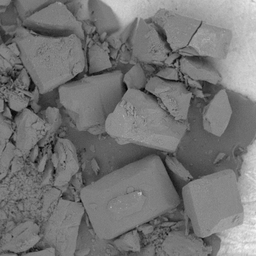
#> input picture azucar003.tif, 256 x 256 px, shrunk from 763 x 763 before the run
$ python ORB_SIFT.py
#> lines starting #> are read from the running program, lines starting #| are printed output that depends on the picture
"""
ORB-SIFT
Script que permite visualizar y obtener los puntos característicos a través de los algoritmos ORB y SIFT con 5 imágenes que han sido rotadas,
determinar corrimientos y generar Point Clouds.
Autor: José Gómez Mateus
Fecha: 12/02/2025
Contacto: https://github.com/jagomezmat
          email: jagomezmat@unal.edu.co
Licencia: "Uso restringido para estudio académico"
"""

#Importaciones
#-------------------------------------------------------------------------------------------------------------------------

from cmath import cos, pi
import math
import cv2
import numpy as np
from matplotlib import pyplot as plt
import open3d as o3d
import csv

img0=cv2.imread('azucar003.tif',0) #imagen central o de referencia
#> img0 is the input picture: shape (256, 256); min 0, max 244, mean 117.4
img1=cv2.imread('azucar000.tif',0) #imagen ángulo +10
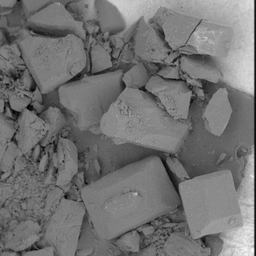
#> input picture azucar000.tif, 256 x 256 px, shrunk from 763 x 763 before the run
#> img1 is the input picture: shape (256, 256); min 0, max 252, mean 115
img2=cv2.imread('azucar006.tif',0) #imagen ángulo -10
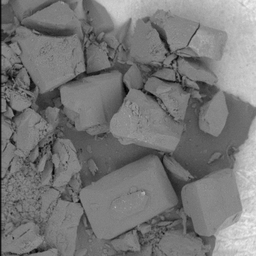
#> input picture azucar006.tif, 256 x 256 px, shrunk from 763 x 763 before the run
#> img2 is the input picture: shape (256, 256); min 1, max 243, mean 119.3
img3=cv2.imread('azucar001.tif',0) #imagen ángulo +5
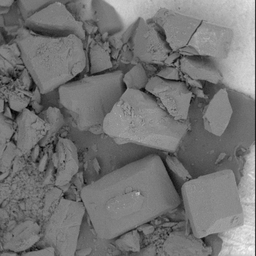
#> input picture azucar001.tif, 256 x 256 px, shrunk from 763 x 763 before the run
#> img3 is the input picture: shape (256, 256); min 0, max 249, mean 116.1
img4=cv2.imread('azucar005.tif',0) #imagen ángulo -5
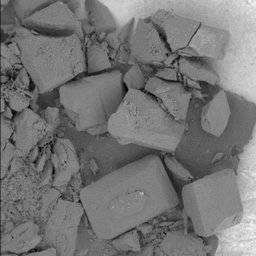
#> input picture azucar005.tif, 256 x 256 px, shrunk from 763 x 763 before the run
#> img4 is the input picture: shape (256, 256); min 0, max 248, mean 118.4
#-------------------------------------------------------------------------------------------------------------------------


#Definición de constantes y variables globales:
#-------------------------------------------------------------------------------------------------------------------------
# Umbrales de desplazamientos verticales y horizontales para los keypoints entre imágenes
vertical_threshold = 10 # Establece tu umbral de desplazamiento vertical aquí
horizontal_thresholdmax = 35  # Establece tu umbral de desplazamiento horizontal aquí
horizontal_thresholdmin=0  # Establece tu umbral de desplazamiento horizontal mínimo aquí
topz=100000 #establecer umbral de altura en z

#ángulos de rotación
angulo1 = 20 #ángulo de rotación completa entre  tres imágenes
theta1 = math.radians(angulo1) #pasar a radianes
phi1 = (math.pi/2 - theta1/2) #obtener ángulo para cálculo de profundidad

angulo2 = 10 #ángulo de rotación completa entre  tres imágenes
theta2 = math.radians(angulo2) #pasar a radianes
phi2 = (math.pi/2 - theta2/2) #obtener ángulo para cálculo de profundidad
#-------------------------------------------------------------------------------------------------------------------------


#Definición de funciones
#-------------------------------------------------------------------------------------------------------------------------
#Función con los métodos de detección de matches entre imágenes y sus parámetros
def create_detector(name):
    if name == "ORB":
        return cv2.ORB_create(nfeatures=50000, scaleFactor=1.1, nlevels=19)
    elif name == "SIFT":
        return cv2.SIFT_create(nfeatures=50000, nOctaveLayers=10, contrastThreshold=0.03, edgeThreshold=20, sigma=1.1)
    elif name == "KAZE":
        return cv2.KAZE_create()
    elif name == "AKAZE":
        return cv2.AKAZE_create()
    else:
        raise ValueError(f"Detector desconocido: {name}")

#Función para ejecutar el proceso de detección de matches
def process_images(img1, img2, detector, vertical_threshold, horizontal_thresholdmax, horizontal_thresholdmin, return_keypoints=False):
    kp1, des1 = detector.detectAndCompute(img1, None)
    kp2, des2 = detector.detectAndCompute(img2, None)

    if detector.__class__ in [cv2.ORB, cv2.AKAZE]:
        bf = cv2.BFMatcher(cv2.NORM_HAMMING, crossCheck=True)
    else:
        bf = cv2.BFMatcher(cv2.NORM_L2, crossCheck=True)

    matches = bf.match(des1, des2)
    filtered_matches = filter_matches_by_displacement(matches, kp1, kp2, vertical_threshold, horizontal_thresholdmax, horizontal_thresholdmin)#llamado a la función para filtrar

    if return_keypoints:
        return kp1, kp2, filtered_matches #permite obtener los kp si return_keypoints=True
    else:
        return filtered_matches

#Función para filtrar emparejamientos usando umbrales horizontales y verticales
def filter_matches_by_displacement(matches, kp1, kp2, vertical_threshold, horizontal_thresholdmax, horizontal_thresholdmin):
    """
    Filtra los emparejamientos basándose en umbrales de desplazamiento vertical y horizontal.

    :param matches: lista de emparejamientos obtenidos por BFMatcher.
    :param kp1: puntos clave de la primera imagen.
    :param kp2: puntos clave de la segunda imagen.
    :param vertical_threshold: umbral de desplazamiento vertical.
    :param horizontal_thresholdmax: umbral de desplazamiento horizontal.
    :return: lista filtrada de emparejamientos.
    """
    filtered_matches = []
    for match in matches:
        # Obtiene las posiciones x y y de los puntos clave emparejados
        y1, x1 = kp1[match.queryIdx].pt
        y2, x2 = kp2[match.trainIdx].pt

        # Comprueba si las diferencias verticales y horizontales son menores que los umbrales
        if abs(y1 - y2) < vertical_threshold and horizontal_thresholdmin<= abs(x1 - x2) < horizontal_thresholdmax:
            filtered_matches.append(match)

    return filtered_matches

#función para mostrar las imagenes con los matches
def show_matches(img1, img2, kp1, kp2, matches, title='Matches'):
    """
    Muestra las imágenes con los emparejamientos dibujados.

    :param img1: Primera imagen.
    :param img2: Segunda imagen.
    :param kp1: Puntos clave de la primera imagen.
    :param kp2: Puntos clave de la segunda imagen.
    :param matches: Emparejamientos a mostrar.
    :param title: Título de la ventana.
    """
    # Crear una máscara para mostrar solo los emparejamientos filtrados
    matches_mask = [1] * len(matches)

    # Dibujar los emparejamientos usando la máscara
    img_matches = cv2.drawMatches(img1, kp1, img2, kp2, matches, None, matchesMask=matches_mask)

    # Mostrar la imagen con emparejamientos
    cv2.imshow(title, img_matches)
    cv2.waitKey(0)
    cv2.destroyAllWindows()

#Función para guardar datos en csv
def save_to_csv(coords_dict, filename):
    with open(filename, 'w', newline='') as csvfile:
        csvwriter = csv.writer(csvfile)
        # Escribir encabezado
        csvwriter.writerow(['Combination', 'Image', 'X', 'Y'])

        # Recorrer el diccionario y escribir cada coordenada
        for combination, data in coords_dict.items():
            for img_name, coords in data.items():
                for x, y in coords:
                    csvwriter.writerow([str(combination), img_name, x, y])

#-------------------------------------------------------------------------------------------------------------------------

# Definir las imágenes y sus combinaciones
images = [img0, img1, img2, img3, img4] #img0 siempre será la imagen de referencia
combinations = [(0, 1), (0, 2), (1, 2),(0, 3), (0, 4), (3,4)] #solamente combinaciones de img0 a 1, 0 a 3 y de 1 a 2, el parámetro crossCheck=True hace que los emparejamientos sean reciprocos, por lo que no es necesario hacer de 1 a 2 y de 2 a 1

# Definir detectores
detectors = ["ORB","SIFT"]


# Procesar todas las combinaciones
for det_name in detectors:
    detector = create_detector(det_name)
    for idx1, idx2 in combinations:
        filtered_matches = process_images(images[idx1], images[idx2], detector, vertical_threshold, horizontal_thresholdmax,horizontal_thresholdmin)
        print(f"Number of filtered {det_name} matches between Image {idx1} and Image {idx2}: {len(filtered_matches)}")
#> this loop made 2 passes


#visualizar UNICAMENTE los keypoints de los emparejamientos filtrados
#crear diccionarios para guardar las coordenadas de los keypoints emparejados en las imagenes
orb_coords = {}
sift_coords = {}
sum_methods_coords = {}


for det_name in detectors:
    detector = create_detector(det_name)
    for idx1, idx2 in combinations:
        kp1, kp2, filtered_matches = process_images(images[idx1], images[idx2], detector, vertical_threshold, horizontal_thresholdmax, horizontal_thresholdmin, return_keypoints=True)

        # Filtrar los keypoints basados en los emparejamientos filtrados
        matched_kp1 = [kp1[match.queryIdx] for match in filtered_matches]
        matched_kp2 = [kp2[match.trainIdx] for match in filtered_matches]

        # Crear nuevos objetos DMatch con índices actualizados
        new_matches = [cv2.DMatch(i, i, match.distance) for i, match in enumerate(filtered_matches)]

        #Guardar coordenadas
        if det_name == "ORB":
            orb_coords[(idx1, idx2)] = {
                'image1': [kp.pt for kp in matched_kp1],
                'image2': [kp.pt for kp in matched_kp2]
            }
        elif det_name == "SIFT":
            sift_coords[(idx1, idx2)] = {
                'image1': [kp.pt for kp in matched_kp1],
                'image2': [kp.pt for kp in matched_kp2]
            }

        #para mostrar las imagenes con los emparejamientos filtrados, comentar para agilizar el proceso
        title = f"Filtered {det_name} matches between Image {idx1+1} and Image {idx2+1}"
        show_matches(images[idx1], images[idx2], matched_kp1, matched_kp2, new_matches, title)
#> this loop made 2 passes
#> pass 1, in show_matches (call 2), `img_matches = cv2.drawMatches(img1, kp1, img2, kp2, matches, None, mat..`:
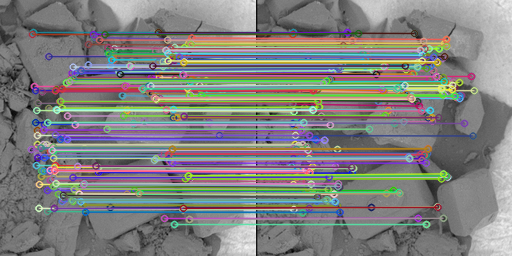
#> img_matches: shape (256, 512, 3); mean of channels 0, 1, 2 127.2, 128.9, 128.8; drawn as B, G, R
#> pass 1, in show_matches (call 3), `img_matches = cv2.drawMatches(img1, kp1, img2, kp2, matches, None, mat..`:
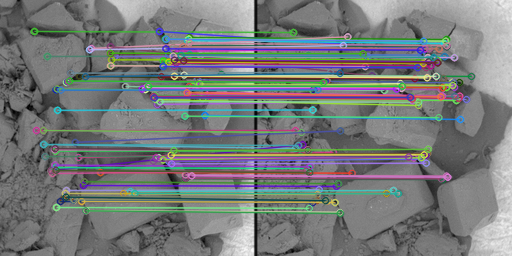
#> img_matches: shape (256, 512, 3); mean of channels 0, 1, 2 122.6, 122.2, 118.6; drawn as B, G, R
#> pass 1, in show_matches (call 4), `img_matches = cv2.drawMatches(img1, kp1, img2, kp2, matches, None, mat..`:
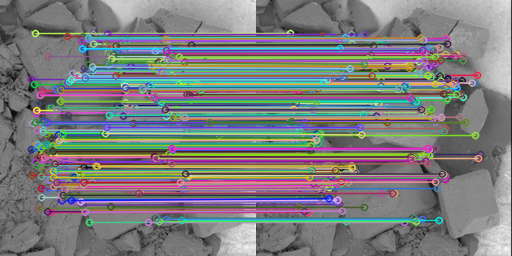
#> img_matches: shape (256, 512, 3); mean of channels 0, 1, 2 125.8, 125, 123.7; drawn as B, G, R
#> after the loop, orb_coords = 6 items; sift_coords = 6 items


# Combinar y filtrar coordenadas para cada combinación de imágenes
for (idx1, idx2) in combinations:
    # Combinar coordenadas de 'image1'
    combined_image1_coords = orb_coords[(idx1, idx2)]['image1'] + sift_coords[(idx1, idx2)]['image1']
    unique_image1_coords = list(set([tuple(coord) for coord in combined_image1_coords]))

    # Combinar coordenadas de 'image2'
    combined_image2_coords = orb_coords[(idx1, idx2)]['image2'] + sift_coords[(idx1, idx2)]['image2']
    unique_image2_coords = list(set([tuple(coord) for coord in combined_image2_coords]))

    # Guardar en el diccionario sum_methods_coords
    sum_methods_coords[(idx1, idx2)] = {
        'image1': unique_image1_coords,
        'image2': unique_image2_coords
    }
#> after the loop, sum_methods_coords = 6 items


# Guardar coordenadas de los emparejamientos de cada imagen y mostrar su cantidad con ORB y SIFT
#si se desean obtener las coordenadas emparejadas de la image_ref con la imagen 1 usando ORB, se haría así:
#coords_img2_with_img1_orb = orb_coords[(0, 1)]['image1']
#De manera similar, se desean obtener las coordenadas emparejadas de la image_ref con la imagen 2 usando SIFT:
#coords_img2_with_img3_sift = sift_coords[(0, 2)]['image1']

combinations_names = {
    (0, 1): ("imagen ref", "imagen 1"),
    (0, 2): ("imagen ref", "imagen 2"),
    (1, 2): ("imagen 1", "imagen 2"),
    (0, 3): ("imagen ref", "imagen 3"),
    (0, 4): ("imagen ref", "imagen 4"),
    (3, 4): ("imagen 3", "imagen 4")

}

def print_matched_coordinates(detector_name, coords_dict):
#> called with detector_name = 'ORB'
    for (idx1, idx2), names in combinations_names.items():
        num_coords_img1 = len(coords_dict[(idx1, idx2)]['image1'])
        num_coords_img2 = len(coords_dict[(idx1, idx2)]['image2'])
        print(f"Número de coordenadas emparejadas en {names[0]} con {names[1]} usando {detector_name}: {num_coords_img1}")
        print(f"Número de coordenadas emparejadas en {names[1]} con {names[0]} usando {detector_name}: {num_coords_img2}")
#> this loop made 6 passes
#> (num_coords_img1, num_coords_img2) on passes 1 to 6: (328, 328), (342, 342), (142, 142), (531, 531), (508, 508), (321, 321)
#| Número de coordenadas emparejadas en imagen ref con imagen 1 usando ORB: 328
#| Número de coordenadas emparejadas en imagen 1 con imagen ref usando ORB: 328
#| Número de coordenadas emparejadas en imagen ref con imagen 2 usando ORB: 342
#| Número de coordenadas emparejadas en imagen 2 con imagen ref usando ORB: 342
#| Número de coordenadas emparejadas en imagen 1 con imagen 2 usando ORB: 142
#| Número de coordenadas emparejadas en imagen 2 con imagen 1 usando ORB: 142
#| Número de coordenadas emparejadas en imagen ref con imagen 3 usando ORB: 531
#| Número de coordenadas emparejadas en imagen 3 con imagen ref usando ORB: 531
#| Número de coordenadas emparejadas en imagen ref con imagen 4 usando ORB: 508
#| Número de coordenadas emparejadas en imagen 4 con imagen ref usando ORB: 508
#> (further printed lines are left out)

print_matched_coordinates("ORB", orb_coords)
print_matched_coordinates("SIFT", sift_coords)
#> the loop in print_matched_coordinates (call 2), `for (idx1, idx2), names in combinations_names.items():` made 6 passes
#> (num_coords_img1, num_coords_img2) on passes 1 to 6: (1566, 1566), (1562, 1562), (749, 749), (2087, 2087), (2056, 2056), (1563, 1563)
#| Número de coordenadas emparejadas en imagen ref con imagen 1 usando SIFT: 1566
#| Número de coordenadas emparejadas en imagen 1 con imagen ref usando SIFT: 1566
#| Número de coordenadas emparejadas en imagen ref con imagen 2 usando SIFT: 1562
#| Número de coordenadas emparejadas en imagen 2 con imagen ref usando SIFT: 1562
#| Número de coordenadas emparejadas en imagen 1 con imagen 2 usando SIFT: 749
#| Número de coordenadas emparejadas en imagen 2 con imagen 1 usando SIFT: 749
#| Número de coordenadas emparejadas en imagen ref con imagen 3 usando SIFT: 2087
#| Número de coordenadas emparejadas en imagen 3 con imagen ref usando SIFT: 2087
#| Número de coordenadas emparejadas en imagen ref con imagen 4 usando SIFT: 2056
#| Número de coordenadas emparejadas en imagen 4 con imagen ref usando SIFT: 2056
#> (further printed lines are left out)
print_matched_coordinates("ORB+SIFT", sum_methods_coords)

# Guardar coordenadas en un archivo CSV
save_to_csv(orb_coords, 'coordinatesORB.csv')
#> the loop in save_to_csv, `for combination, data in coords_dict.items():` made 6 passes
#> combination on passes 1 to 6: (0, 1), (0, 2), (1, 2), (0, 3), (0, 4), (3, 4)
save_to_csv(sift_coords, 'coordinatesSIFT.csv')
#> the loop in save_to_csv (call 2), `for combination, data in coords_dict.items():` made 6 passes
save_to_csv(sum_methods_coords, 'coordinatesORB+SIFT.csv')

# Extraer coordenadas de los keypoints emparejados usando metod_coords:sift_coords, orb_coords
#0 es la imagen de referencia, img1 es la imagen de angulo positivo, img2 es la pareja de angulo negativo
# Función para obtener coordenadas emparejadas, 0 siempre debe ser la imagen de referencia
def extract_keypoint_coordinates(metod_coords, img1, img2):
#> called with img1 = 1, img2 = 2
    list_kpimg1_ref = np.array(metod_coords[(0, img1)]['image2'])
#> list_kpimg1_ref = 1566 pairs, first value 2.88 to 246.9, second value 3.35 to 252.9
    list_kpref_img1 = np.array(metod_coords[(0, img1)]['image1'])
#> list_kpref_img1 = 1566 pairs, first value 2.32 to 247.6, second value 3.1 to 252.9
    list_kpimg1_img2 = np.array(metod_coords[(img1, img2)]['image1'])
#> list_kpimg1_img2 = 749 pairs, first value 5.45 to 244, second value 5.82 to 252.4
    list_kpimg2_img1 = np.array(metod_coords[(img1, img2)]['image2'])
#> list_kpimg2_img1 = 749 pairs, first value 6.03 to 237.9, second value 2.42 to 252.4
    return list_kpimg1_ref, list_kpref_img1, list_kpimg1_img2, list_kpimg2_img1

# Función para calcular corrimientos
def calculate_shifts(coords1, coords2):
    return coords2 - coords1

def add_points_to_matrix(img1_img2_coords, img1_ref_coords, ref_img1_coords, shifts, phi, matrix=None):
    if matrix is None:
        matrix = []

    for i in range(len(img1_img2_coords)):
        for j in range(len(img1_ref_coords)):
            if (img1_img2_coords[i,0] == img1_ref_coords[j,0]) and (img1_img2_coords[i,1] == img1_ref_coords[j,1]) and (-10 < shifts[i,1] < 10):
                xp = ref_img1_coords[j,0]
                yp = ref_img1_coords[j,1]
                DeltaX = shifts[i,0]
                zp = (DeltaX/2) / math.cos(phi)
                if abs(zp.real) <= topz: # filtro sobre las altura z
                    matrix.append((xp, yp, zp.real))
    return matrix

#Iniciar matriz donde se van a guardar los points clouds
points = []

# Con método SIFT
# Coordenadas emparejadas entre imgref, img1 e img2
list_kp1_ref, list_kpref_1, list_kp1_2, list_kp2_1= extract_keypoint_coordinates(sift_coords, 1, 2)
#> list_kp1_ref has the same summary as list_kpimg1_ref in extract_keypoint_coordinates; list_kpref_1 has the same summary as list_kpref_img1 in extract_keypoint_coordinates; list_kp1_2 has the same summary as list_kpimg1_img2 in extract_keypoint_coordinates; list_kp2_1 has the same summary as list_kpimg2_img1 in extract_keypoint_coordinates
# Calcular corrimientos entre img1 e img2
Corrimientos1a2 = calculate_shifts(list_kp1_2, list_kp2_1)
#> Corrimientos1a2 = 749 pairs, first value -9.95 to 9.74, second value -28.12 to 31.49
# Añadir puntos a la matriz principal para las imágenes 1 y 2
points = add_points_to_matrix(list_kp1_2, list_kp1_ref, list_kpref_1, Corrimientos1a2, phi1, matrix=points)
#> after the loop in add_points_to_matrix, `for i in range(len(img1_img2_coords)):`: matrix = 636 items, first 6: (5.39, 94.56, 6.38), (7.99, 94.81, -0.516), (8.07, 97.06, 5.05), (8.96, 136.5, -4.65), (10.27, 236.3, -2.19), (10.68, 131.1, -7.41)
#> points has the same summary as matrix in add_points_to_matrix

# Coordenadas emparejadas entre imgref, img3 e img4
list_kp3_ref, list_kpref_3, list_kp3_4, list_kp4_3= extract_keypoint_coordinates(orb_coords, 3, 4)
#> list_kp3_ref = 531 pairs, first value 32 to 224, second value 33 to 222; list_kpref_3 = 531 pairs, first value 31 to 224, second value 33 to 222; list_kp3_4 = 321 pairs, first value 32 to 221.1, second value 32 to 218.9; list_kp4_3 = 321 pairs, first value 34 to 218, second value 32 to 217.8
# Calcular corrimientos entre img3 e img4
Corrimientos3a4 = calculate_shifts(list_kp3_4, list_kp4_3)
#> Corrimientos3a4 = 321 pairs, first value -5.3 to 7.26, second value -34.48 to 25.28
# Añadir puntos a la matriz principal para las imágenes 3 y 4
points = add_points_to_matrix(list_kp3_4, list_kp3_ref, list_kpref_3,Corrimientos3a4, phi2, matrix=points)
#> points = 859 items, first 6: (5.39, 94.56, 6.38), (7.99, 94.81, -0.516), (8.07, 97.06, 5.05), (8.96, 136.5, -4.65), (10.27, 236.3, -2.19), (10.68, 131.1, -7.41)


# Con método ORB
# Coordenadas emparejadas entre imgref, img1 e img2
list_kp1_ref, list_kpref_1, list_kp1_2, list_kp2_1= extract_keypoint_coordinates(orb_coords, 1, 2)
#> list_kp1_ref = 328 pairs, first value 34 to 224, second value 31 to 222; list_kpref_1 = 328 pairs, first value 32 to 224, second value 32 to 222; list_kp1_2 = 142 pairs, first value 34 to 221, second value 31 to 210.3; list_kp2_1 = 142 pairs, first value 37 to 215, second value 32 to 213
# Calcular corrimientos entre img1 e img2
Corrimientos1a2 = calculate_shifts(list_kp1_2, list_kp2_1)
#> Corrimientos1a2 = 142 pairs, first value -6.93 to 9.05, second value -25.9 to 29.25
# Añadir puntos a la matriz principal para las imágenes 1 y 2
points = add_points_to_matrix(list_kp1_2, list_kp1_ref, list_kpref_1, Corrimientos1a2, phi1, matrix=points)
#> points = 945 items, first 6: (5.39, 94.56, 6.38), (7.99, 94.81, -0.516), (8.07, 97.06, 5.05), (8.96, 136.5, -4.65), (10.27, 236.3, -2.19), (10.68, 131.1, -7.41)

# Coordenadas emparejadas entre imgref, img3 e img4
list_kp3_ref, list_kpref_3, list_kp3_4, list_kp4_3= extract_keypoint_coordinates(orb_coords, 3, 4)
# Calcular corrimientos entre img3 e img4
Corrimientos3a4 = calculate_shifts(list_kp3_4, list_kp4_3)
# Añadir puntos a la matriz principal para las imágenes 3 y 4
points = add_points_to_matrix(list_kp3_4, list_kp3_ref, list_kpref_3,Corrimientos3a4, phi2, matrix=points)
#> points = 1168 items, first 6: (5.39, 94.56, 6.38), (7.99, 94.81, -0.516), (8.07, 97.06, 5.05), (8.96, 136.5, -4.65), (10.27, 236.3, -2.19), (10.68, 131.1, -7.41)

# Después de añadir todos los puntos a 'points'
original_length = len(points)
#> original_length = 1168

# Convertir 'points' a un conjunto y luego de nuevo a una lista para eliminar duplicados
points = list(set(points))
#> points = 870 items, first 6: (134.6, 63.17, -14.3), (34.19, 181.6, -18.01), (126.4, 142.1, 24.61), (148.1, 85.74, -6.1), (203.6, 92.54, -27.08), (83.26, 184.2, -10.16)
length_after_removing_duplicates = len(points)
#> length_after_removing_duplicates = 870

# Calcular el número de coordenadas repetidas
num_duplicates = original_length - length_after_removing_duplicates
#> num_duplicates = 298

print(f"El número de coordenadas repetidas es: {num_duplicates}")
#| El número de coordenadas repetidas es: 298

#imprimir los resultados
print("pointsSIFT_ORB")
print(np.shape(points))
#| (870, 3)

#grabar en ply
np.savetxt('PointsSIFT_ORB.csv', points, delimiter=';',fmt='%1.2f')
pcdP = o3d.geometry.PointCloud()
pcdP.points = o3d.utility.Vector3dVector(points)

o3d.io.write_point_cloud("./PointsSIFT_ORB.ply", pcdP, write_ascii=True)
o3d.visualization.draw_geometries([pcdP])
